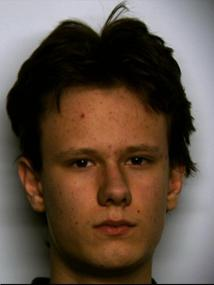
%> input picture colorImages/face.jpg, 214 x 285 px
$ octave --eval "face_2;"   (GNU Octave 9; MATLAB toolbox functions it lacks are replaced by stand-ins)
%> lines starting %> are read from the running program, lines starting %| are printed output that depends on the picture
function face_2()

addpath('.\colorImages','-end');
addpath('.\..\LP2_utils','-end');

IO = imread( 'face.jpg' );
%> IO is the input picture: size 285x214x3 uint8; mean R, G, B 94.8, 78.8, 66.6
IN = imread( 'face_2.jpg' );
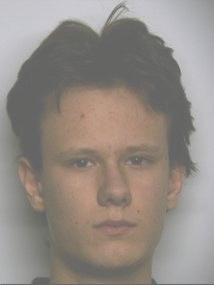
%> input picture colorImages/face_2.jpg, 214 x 285 px
%> IN is the input picture: size 285x214x3 uint8; mean R, G, B 147.6, 139.6, 133.5

IO_R = IO(:,:,1);
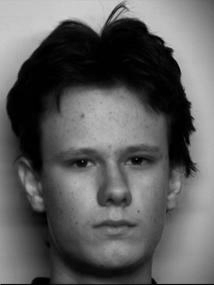
%> IO_R: size 285x214 uint8; min 0, max 210, mean 94.8
IO_G = IO(:,:,2);
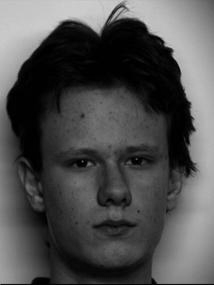
%> IO_G: size 285x214 uint8; min 0, max 210, mean 78.8
IO_B = IO(:,:,3);
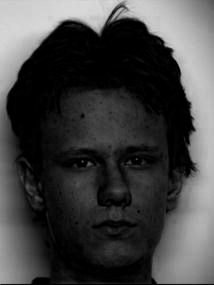
%> IO_B: size 285x214 uint8; min 0, max 219, mean 66.6

figure(1); set(gcf,'Name', 'Imagem original');
subplot(221); imshow(IO);
subplot(222); imshow(IO_R); title('R');
subplot(223); imshow(IO_G); title('G');
subplot(224); imshow(IO_B); title('B');

IN_R = IN(:,:,1);
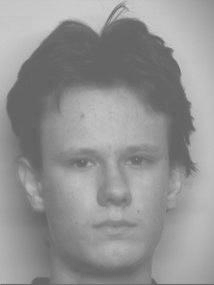
%> IN_R: size 285x214 uint8; min 91, max 212, mean 147.6
IN_G = IN(:,:,2);
IN_B = IN(:,:,3);
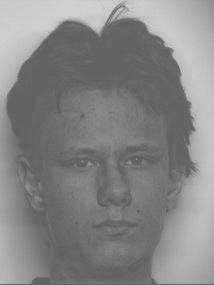
%> IN_B: size 285x214 uint8; min 88, max 215, mean 133.5


figure(2); set(gcf,'Name', 'Imagem original-histogramas');
subplot(221); imhist(IO_R); title('R');
subplot(222); imhist(IO_G); title('G');
subplot(223); imhist(IO_B); title('B');
%> after `title('B')`:
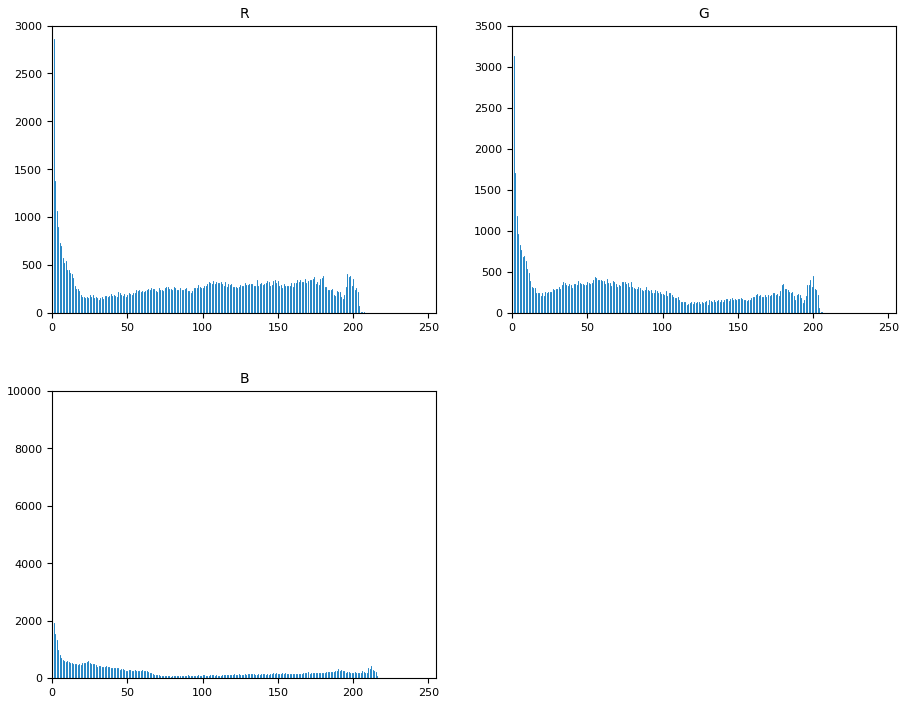
%> figure redrawn from the program's plot data, 3 panels; panel 1: highest point at x = 1, y = 2858; panel 2: highest point at x = 1, y = 3133; panel 3: highest point at x = 0, y = 9556


%> (the run ends here)
